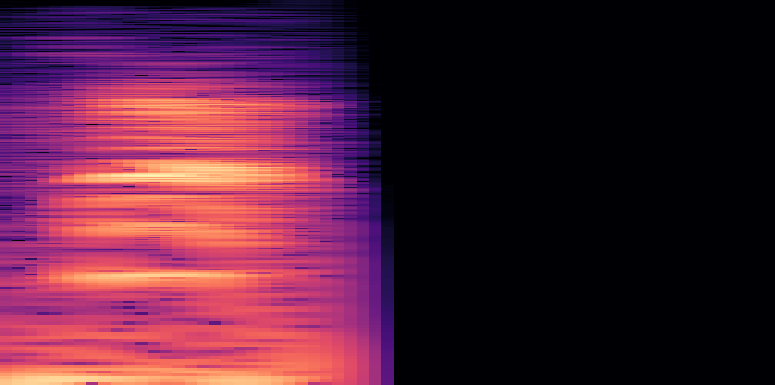
#> input picture demo_data/spectrograms/cat/7e556a2c_nohash_0.png, 775 x 385 px, found by its file name; its folder holds only this picture in this run
$ python word_pair_confusion.py
#> lines starting #> are read from the running program, lines starting #| are printed output that depends on the picture
import os
import numpy as np
from PIL import Image
from sklearn.metrics.pairwise import cosine_similarity
import matplotlib.pyplot as plt
import seaborn as sns


def extract_features(spectrogram_path):
    """
    Extract statistical and frequency-based features from a spectrogram image.
    """
    img = Image.open(spectrogram_path).convert('L')  # Load as grayscale
    img_array = np.array(img)

    # Statistical features
    mean_intensity = np.mean(img_array)
    variance = np.var(img_array)
    frequency_means = np.mean(img_array, axis=1)  # Row-wise mean
    frequency_bands = np.mean(np.split(img_array, 5, axis=0), axis=(1, 2))  # 5 frequency bands

    # Combine features into a single vector
    features = np.concatenate(([mean_intensity, variance], frequency_means, frequency_bands))
    return features


def compute_folder_similarity(base_folder):
    """
    Compute similarity scores for all word folders in the base directory.
    """
    word_folders = [os.path.join(base_folder, f) for f in os.listdir(base_folder) if
                    os.path.isdir(os.path.join(base_folder, f))]
    words = [os.path.basename(folder) for folder in word_folders]

    # Extract features for all spectrograms in each word folder
    folder_features = {}
    for folder, word in zip(word_folders, words):
        print(f"Processing folder: {word}")
        features = []
        for file in os.listdir(folder):
            if file.endswith('.png'):
                spectrogram_path = os.path.join(folder, file)
                features.append(extract_features(spectrogram_path))
#> in extract_features, `img = Image.open(spectrogram_path).convert('L')`:
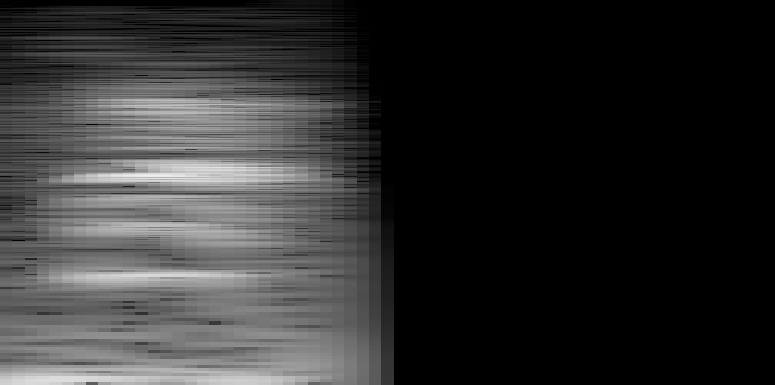
#> img: PIL image 775x385 L; min 0, max 239, mean 47.6
#> in extract_features, `mean_intensity = np.mean(img_array)`: mean_intensity = 47.6
#> in extract_features, `variance = np.var(img_array)`: variance = 3501.1
#> in extract_features, `frequency_means = np.mean(img_array, axis=1)`: frequency_means = 385 values, max 92.33 at index 379, min 1.28 at index 4, mean 47.6
#> in extract_features, `frequency_bands = np.mean(np.split(img_array, 5, axis=0), axis=(1, 2))`: frequency_bands = [15.75, 45.25, 57.2, 55.77, 64.03]
#> in extract_features, `features = np.concatenate(([mean_intensity, variance], frequency_means..`: features = 392 values, max 3501.1 at index 1, min 1.28 at index 6, mean 56.41
        # Average features for all spectrograms in the folder
        folder_features[word] = np.mean(features, axis=0) if features else np.zeros(100)
#> pass 2 of the loop in compute_folder_similarity, `for folder, word in zip(word_folders, words):`:
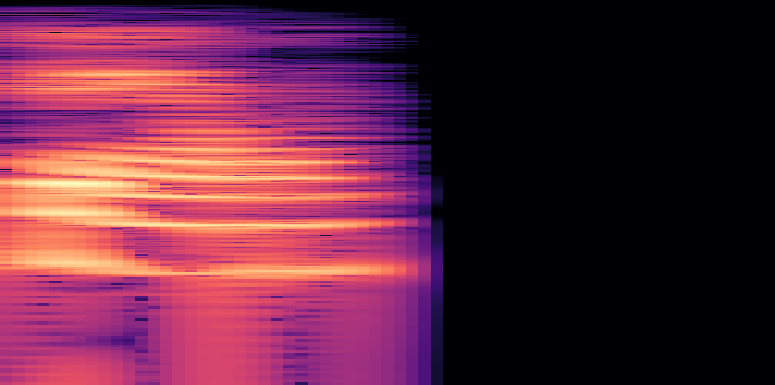
#> input picture demo_data/spectrograms/down/d7559b2d_nohash_2.png, 775 x 385 px, found by its file name
#> in extract_features (call 2), `img = Image.open(spectrogram_path).convert('L')`:
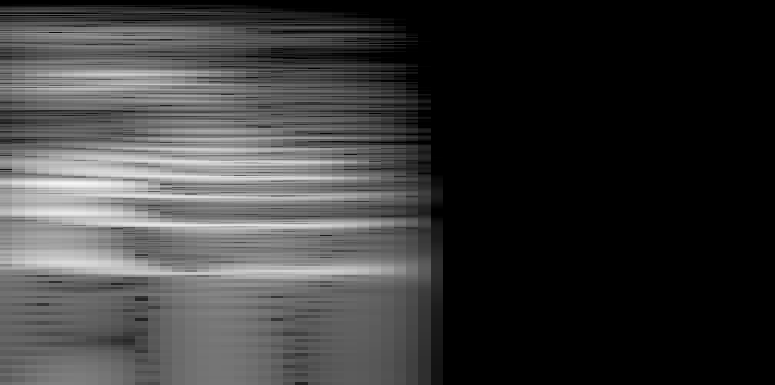
#> img: PIL image 775x385 L; min 0, max 246, mean 58.6
#> mean_intensity = 58.56
#> variance = 4026.3
#> frequency_means = 385 values, max 104.4 at index 224, min 0 at index 0, mean 58.56
#> frequency_bands = [33.31, 54.35, 81.7, 70.23, 53.21]
#> features = 392 values, max 4026.3 at index 1, min 0 at index 2, mean 68.68
#> pass 3 of the loop in compute_folder_similarity, `for folder, word in zip(word_folders, words):`:
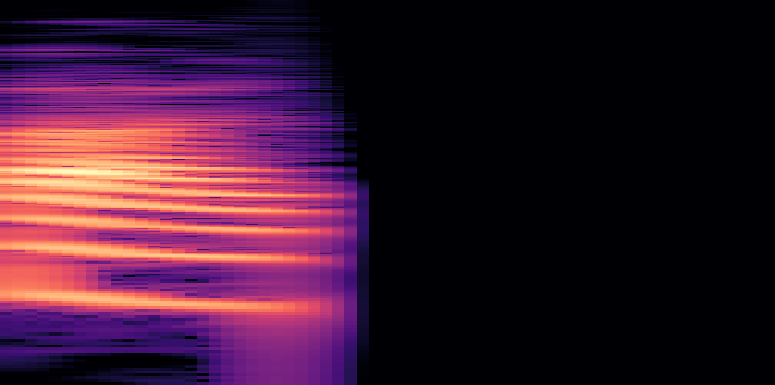
#> input picture demo_data/spectrograms/five/0bd689d7_nohash_0.png, 775 x 385 px, found by its file name
#> in extract_features (call 3), `img = Image.open(spectrogram_path).convert('L')`:
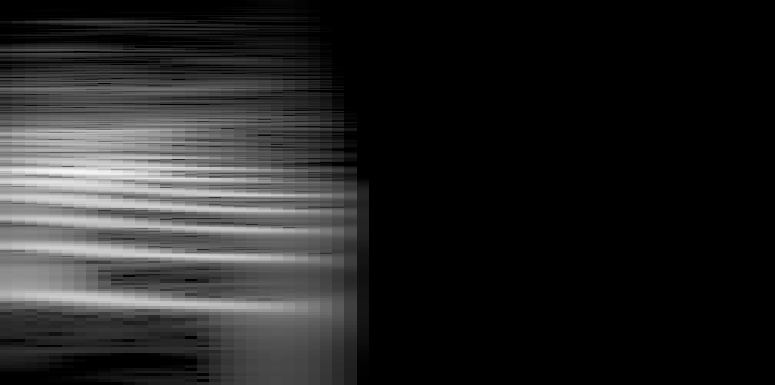
#> img: PIL image 775x385 L; min 0, max 246, mean 36.9
#> mean_intensity = 36.94
#> variance = 3165.4
#> frequency_means = 385 values, max 79.84 at index 195, min 0.0155 at index 14, mean 36.94
#> frequency_bands = [7.8, 37.09, 64.23, 52.39, 23.21]
#> features = 392 values, max 3165.4 at index 1, min 0.0155 at index 16, mean 44.92
#> the loop made 4 passes; the first 3 are shown

    # Calculate pairwise cosine similarity
    similarity_matrix = np.zeros((len(words), len(words)))
    for i, word1 in enumerate(words):
        for j, word2 in enumerate(words):
            similarity_matrix[i, j] = cosine_similarity(
                folder_features[word1].reshape(1, -1),
                folder_features[word2].reshape(1, -1)
            )[0, 0]

    return words, similarity_matrix


def plot_similarity_heatmap(words, similarity_matrix, output_file="similarity_heatmap.png"):
    """
    Plot a heatmap of word similarity scores.
    """
    plt.figure(figsize=(10, 8))
    sns.heatmap(similarity_matrix, xticklabels=words, yticklabels=words, annot=False, cmap="coolwarm")
    plt.title("Word-Pair Similarity (Cosine)")
    plt.xlabel("Words")
    plt.ylabel("Words")
    plt.tight_layout()
    plt.savefig(output_file)
    plt.close()
    print(f"Heatmap saved as {output_file}")


def main():
    base_folder = 'data/spectrograms'  # Path to main spectrogram folder
    output_heatmap = 'word_similarity_heatmap.png'

    # Compute similarity and plot results
    words, similarity_matrix = compute_folder_similarity(base_folder)
#> in compute_folder_similarity, `similarity_matrix = np.zeros((len(words), len(words)))`: similarity_matrix = [[0, 0, 0, 0], [0, 0, 0, 0], [0, 0, 0, 0], [0, 0, 0, 0]]
#> after the loop in compute_folder_similarity, `for i, word1 in enumerate(words):`: similarity_matrix = [[1, 0.996, 0.992, 0.99], [0.996, 1, 0.995, 0.993], [0.992, 0.995, 1, 0.994], [0.99, 0.993, 0.994, 1]]
#> words = ['cat', 'down', 'five', 'house']
    plot_similarity_heatmap(words, similarity_matrix, output_heatmap)
#> in plot_similarity_heatmap, `plt.savefig(output_file)`:
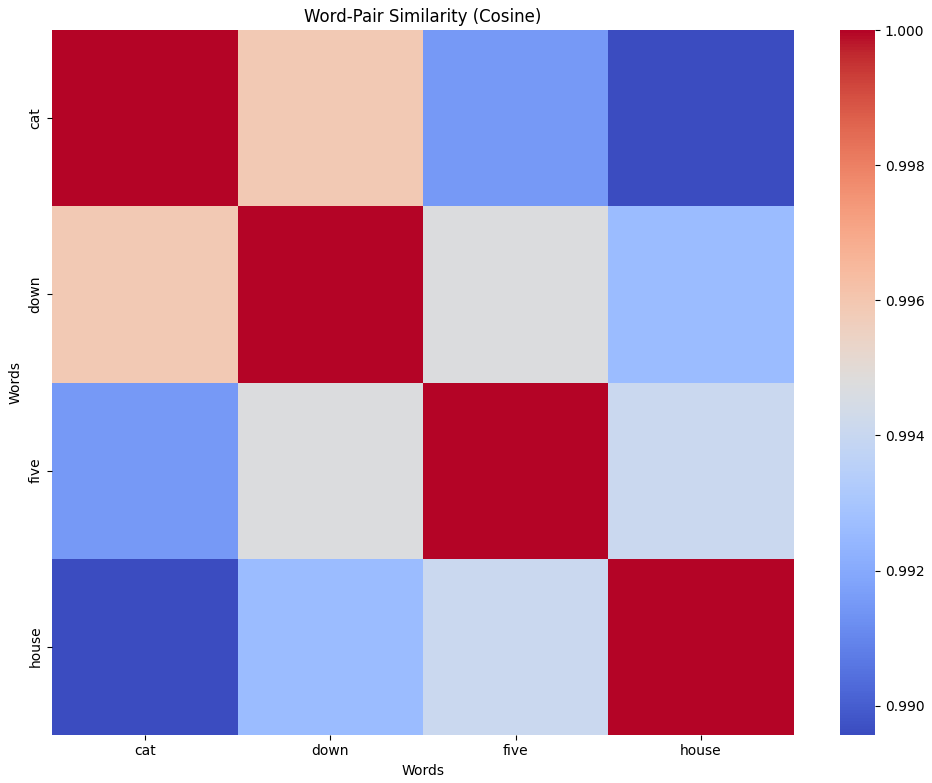
#> figure drawn by matplotlib, 2 panels


if __name__ == "__main__":
    main()
